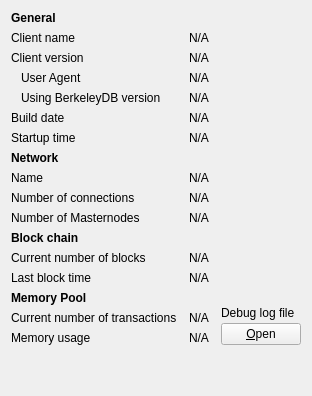
     <widget class="QWidget" name="tab_info">
      <attribute name="title">
       <string>&amp;Information</string>
      </attribute>
      <layout class="QGridLayout" name="gridLayout" columnstretch="0,1,0">
       <property name="horizontalSpacing">
        <number>12</number>
       </property>
       <item row="0" column="0">
        <widget class="QLabel" name="label_9">
         <property name="font">
          <font>
           <weight>75</weight>
           <bold>true</bold>
          </font>
         </property>
         <property name="text">
          <string>General</string>
         </property>
        </widget>
       </item>
       <item row="1" column="0">
        <widget class="QLabel" name="label_5">
         <property name="text">
          <string>Client name</string>
         </property>
        </widget>
       </item>
       <item row="1" column="1" colspan="2">
        <widget class="QLabel" name="clientName">
         <property name="cursor">
          <cursorShape>IBeamCursor</cursorShape>
         </property>
         <property name="text">
          <string>N/A</string>
         </property>
         <property name="textFormat">
          <enum>Qt::PlainText</enum>
         </property>
         <property name="textInteractionFlags">
          <set>Qt::LinksAccessibleByMouse|Qt::TextSelectableByKeyboard|Qt::TextSelectableByMouse</set>
         </property>
        </widget>
       </item>
       <item row="2" column="0">
        <widget class="QLabel" name="label_6">
         <property name="text">
          <string>Client version</string>
         </property>
        </widget>
       </item>
       <item row="2" column="1" colspan="2">
        <widget class="QLabel" name="clientVersion">
         <property name="cursor">
          <cursorShape>IBeamCursor</cursorShape>
         </property>
         <property name="text">
          <string>N/A</string>
         </property>
         <property name="textFormat">
          <enum>Qt::PlainText</enum>
         </property>
         <property name="textInteractionFlags">
          <set>Qt::LinksAccessibleByMouse|Qt::TextSelectableByKeyboard|Qt::TextSelectableByMouse</set>
         </property>
        </widget>
       </item>
       <item row="3" column="0">
        <widget class="QLabel" name="labelClientUserAgent">
         <property name="text">
          <string>User Agent</string>
         </property>
         <property name="indent">
          <number>10</number>
         </property>
        </widget>
       </item>
       <item row="3" column="1" colspan="2">
        <widget class="QLabel" name="clientUserAgent">
         <property name="cursor">
          <cursorShape>IBeamCursor</cursorShape>
         </property>
         <property name="text">
          <string>N/A</string>
         </property>
         <property name="textFormat">
          <enum>Qt::PlainText</enum>
         </property>
         <property name="textInteractionFlags">
          <set>Qt::LinksAccessibleByMouse|Qt::TextSelectableByKeyboard|Qt::TextSelectableByMouse</set>
         </property>
        </widget>
       </item>
       <item row="4" column="0">
        <widget class="QLabel" name="label_berkeleyDBVersion">
         <property name="text">
          <string>Using BerkeleyDB version</string>
         </property>
         <property name="indent">
          <number>10</number>
         </property>
        </widget>
       </item>
       <item row="4" column="1" colspan="2">
        <widget class="QLabel" name="berkeleyDBVersion">
         <property name="cursor">
          <cursorShape>IBeamCursor</cursorShape>
         </property>
         <property name="text">
          <string>N/A</string>
         </property>
         <property name="textFormat">
          <enum>Qt::PlainText</enum>
         </property>
         <property name="textInteractionFlags">
          <set>Qt::LinksAccessibleByMouse|Qt::TextSelectableByKeyboard|Qt::TextSelectableByMouse</set>
         </property>
        </widget>
       </item>
       <item row="5" column="0">
        <widget class="QLabel" name="label_12">
         <property name="text">
          <string>Build date</string>
         </property>
        </widget>
       </item>
       <item row="5" column="1" colspan="2">
        <widget class="QLabel" name="buildDate">
         <property name="cursor">
          <cursorShape>IBeamCursor</cursorShape>
         </property>
         <property name="text">
          <string>N/A</string>
         </property>
         <property name="textFormat">
          <enum>Qt::PlainText</enum>
         </property>
         <property name="textInteractionFlags">
          <set>Qt::LinksAccessibleByMouse|Qt::TextSelectableByKeyboard|Qt::TextSelectableByMouse</set>
         </property>
        </widget>
       </item>
       <item row="6" column="0">
        <widget class="QLabel" name="label_13">
         <property name="text">
          <string>Startup time</string>
         </property>
        </widget>
       </item>
       <item row="6" column="1" colspan="2">
        <widget class="QLabel" name="startupTime">
         <property name="cursor">
          <cursorShape>IBeamCursor</cursorShape>
         </property>
         <property name="text">
          <string>N/A</string>
         </property>
         <property name="textFormat">
          <enum>Qt::PlainText</enum>
         </property>
         <property name="textInteractionFlags">
          <set>Qt::LinksAccessibleByMouse|Qt::TextSelectableByKeyboard|Qt::TextSelectableByMouse</set>
         </property>
        </widget>
       </item>
       <item row="7" column="0">
           <widget class="QLabel" name="labelNetwork">
               <property name="font">
                   <font>
                       <weight>75</weight>
                       <bold>true</bold>
                   </font>
               </property>
               <property name="text">
                   <string>Network</string>
               </property>
           </widget>
       </item>
       <item row="8" column="0">
        <widget class="QLabel" name="label_8">
         <property name="text">
          <string>Name</string>
         </property>
        </widget>
       </item>
       <item row="8" column="1" colspan="2">
        <widget class="QLabel" name="networkName">
         <property name="cursor">
          <cursorShape>IBeamCursor</cursorShape>
         </property>
         <property name="text">
          <string>N/A</string>
         </property>
         <property name="textFormat">
          <enum>Qt::PlainText</enum>
         </property>
         <property name="textInteractionFlags">
          <set>Qt::LinksAccessibleByMouse|Qt::TextSelectableByKeyboard|Qt::TextSelectableByMouse</set>
         </property>
        </widget>
       </item>
       <item row="9" column="0">
        <widget class="QLabel" name="label_7">
         <property name="text">
          <string>Number of connections</string>
         </property>
        </widget>
       </item>
       <item row="9" column="1" colspan="2">
        <widget class="QLabel" name="numberOfConnections">
         <property name="cursor">
          <cursorShape>IBeamCursor</cursorShape>
         </property>
         <property name="text">
          <string>N/A</string>
         </property>
         <property name="textFormat">
          <enum>Qt::PlainText</enum>
         </property>
         <property name="textInteractionFlags">
          <set>Qt::LinksAccessibleByMouse|Qt::TextSelectableByKeyboard|Qt::TextSelectableByMouse</set>
         </property>
        </widget>
       </item>
       <item row="10" column="0">
        <widget class="QLabel" name="masternodeCountLabel">
         <property name="text">
          <string>Number of Masternodes</string>
         </property>
        </widget>
       </item>
       <item row="10" column="1">
        <widget class="QLabel" name="masternodeCount">
         <property name="text">
          <string>N/A</string>
         </property>
        </widget>
       </item>
       <item row="11" column="0">
        <widget class="QLabel" name="label_10">
         <property name="font">
          <font>
           <weight>75</weight>
           <bold>true</bold>
          </font>
         </property>
         <property name="text">
          <string>Block chain</string>
         </property>
        </widget>
       </item>
       <item row="12" column="0">
        <widget class="QLabel" name="label_3">
         <property name="text">
          <string>Current number of blocks</string>
         </property>
        </widget>
       </item>
       <item row="12" column="1" colspan="2">
        <widget class="QLabel" name="numberOfBlocks">
         <property name="cursor">
          <cursorShape>IBeamCursor</cursorShape>
         </property>
         <property name="text">
          <string>N/A</string>
         </property>
         <property name="textFormat">
          <enum>Qt::PlainText</enum>
         </property>
         <property name="textInteractionFlags">
          <set>Qt::LinksAccessibleByMouse|Qt::TextSelectableByKeyboard|Qt::TextSelectableByMouse</set>
         </property>
        </widget>
       </item>
       <item row="13" column="0">
        <widget class="QLabel" name="labelLastBlockTime">
         <property name="text">
          <string>Last block time</string>
         </property>
        </widget>
       </item>
       <item row="13" column="1" colspan="2">
        <widget class="QLabel" name="lastBlockTime">
         <property name="cursor">
          <cursorShape>IBeamCursor</cursorShape>
         </property>
         <property name="text">
          <string>N/A</string>
         </property>
         <property name="textFormat">
          <enum>Qt::PlainText</enum>
         </property>
         <property name="textInteractionFlags">
          <set>Qt::LinksAccessibleByMouse|Qt::TextSelectableByKeyboard|Qt::TextSelectableByMouse</set>
         </property>
        </widget>
       </item>
       <item row="14" column="0">
        <widget class="QLabel" name="labelMempoolTitle">
         <property name="font">
          <font>
           <weight>75</weight>
           <bold>true</bold>
          </font>
         </property>
         <property name="text">
          <string>Memory Pool</string>
         </property>
        </widget>
       </item>
       <item row="15" column="0">
        <widget class="QLabel" name="labelNumberOfTransactions">
         <property name="text">
          <string>Current number of transactions</string>
         </property>
        </widget>
       </item>
       <item row="15" column="1">
        <widget class="QLabel" name="mempoolNumberTxs">
         <property name="cursor">
          <cursorShape>IBeamCursor</cursorShape>
         </property>
         <property name="text">
          <string>N/A</string>
         </property>
         <property name="textFormat">
          <enum>Qt::PlainText</enum>
         </property>
         <property name="textInteractionFlags">
          <set>Qt::LinksAccessibleByMouse|Qt::TextSelectableByKeyboard|Qt::TextSelectableByMouse</set>
         </property>
        </widget>
       </item>
       <item row="16" column="0">
        <widget class="QLabel" name="labelMemoryUsage">
         <property name="text">
          <string>Memory usage</string>
         </property>
        </widget>
       </item>
       <item row="16" column="1">
        <widget class="QLabel" name="mempoolSize">
         <property name="cursor">
          <cursorShape>IBeamCursor</cursorShape>
         </property>
         <property name="text">
          <string>N/A</string>
         </property>
         <property name="textFormat">
          <enum>Qt::PlainText</enum>
         </property>
         <property name="textInteractionFlags">
          <set>Qt::LinksAccessibleByMouse|Qt::TextSelectableByKeyboard|Qt::TextSelectableByMouse</set>
         </property>
        </widget>
       </item>
       <item row="14" column="2" rowspan="3">
        <layout class="QVBoxLayout" name="verticalLayoutDebugButton">
         <property name="spacing">
          <number>3</number>
         </property>
         <item>
          <spacer name="verticalSpacer_2">
           <property name="orientation">
            <enum>Qt::Vertical</enum>
           </property>
           <property name="sizeHint" stdset="0">
            <size>
             <width>10</width>
             <height>5</height>
            </size>
           </property>
          </spacer>
         </item>
         <item>
          <widget class="QLabel" name="labelDebugLogfile">
           <property name="text">
            <string>Debug log file</string>
           </property>
          </widget>
         </item>
         <item>
          <widget class="QPushButton" name="openDebugLogfileButton">
           <property name="toolTip">
            <string>Open the Ebakus Core debug log file from the current data directory. This can take a few seconds for large log files.</string>
           </property>
           <property name="text">
            <string>&amp;Open</string>
           </property>
           <property name="autoDefault">
            <bool>false</bool>
           </property>
          </widget>
         </item>
        </layout>
       </item>
       <item row="18" column="0">
        <spacer name="verticalSpacer">
         <property name="orientation">
          <enum>Qt::Vertical</enum>
         </property>
         <property name="sizeHint" stdset="0">
          <size>
           <width>20</width>
           <height>40</height>
          </size>
         </property>
        </spacer>
       </item>
      </layout>
     </widget>
